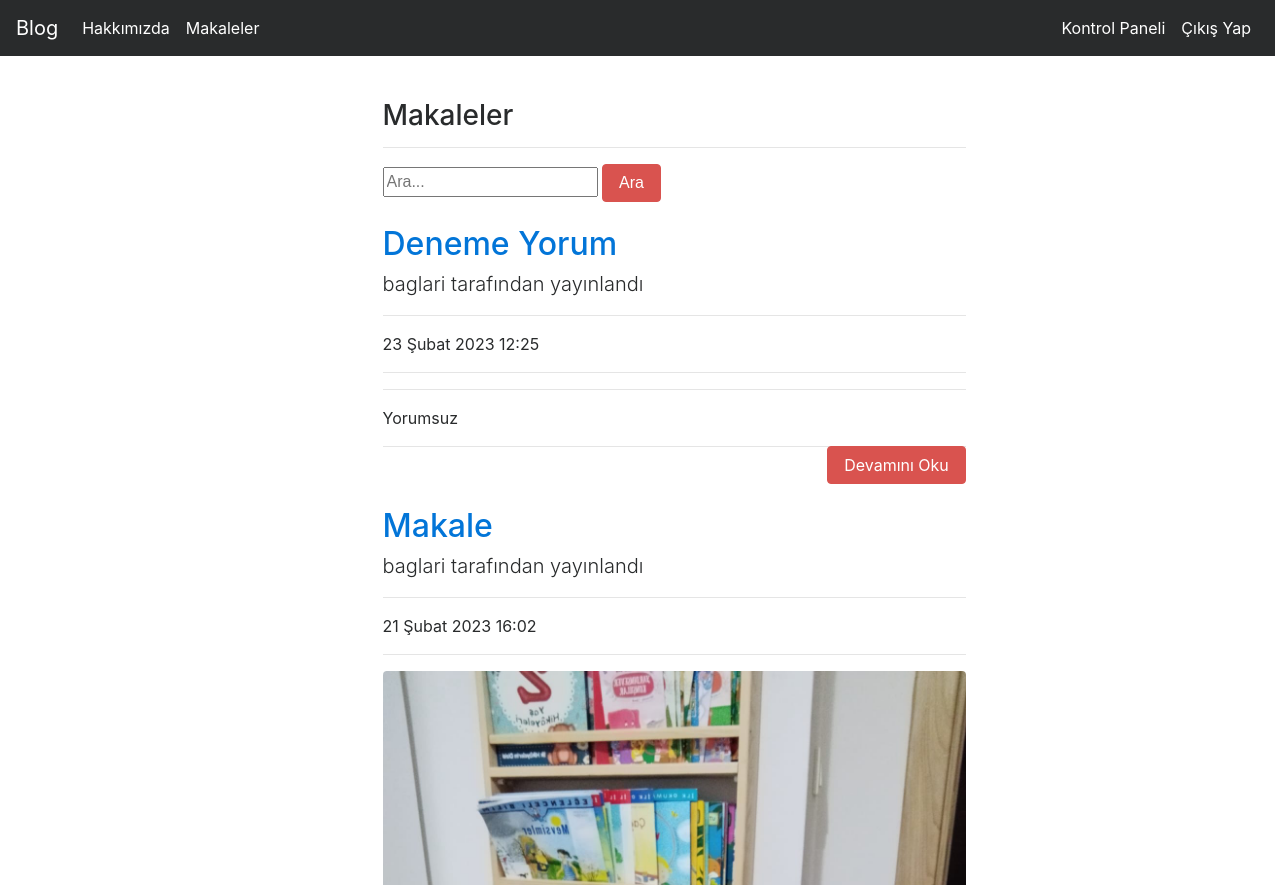
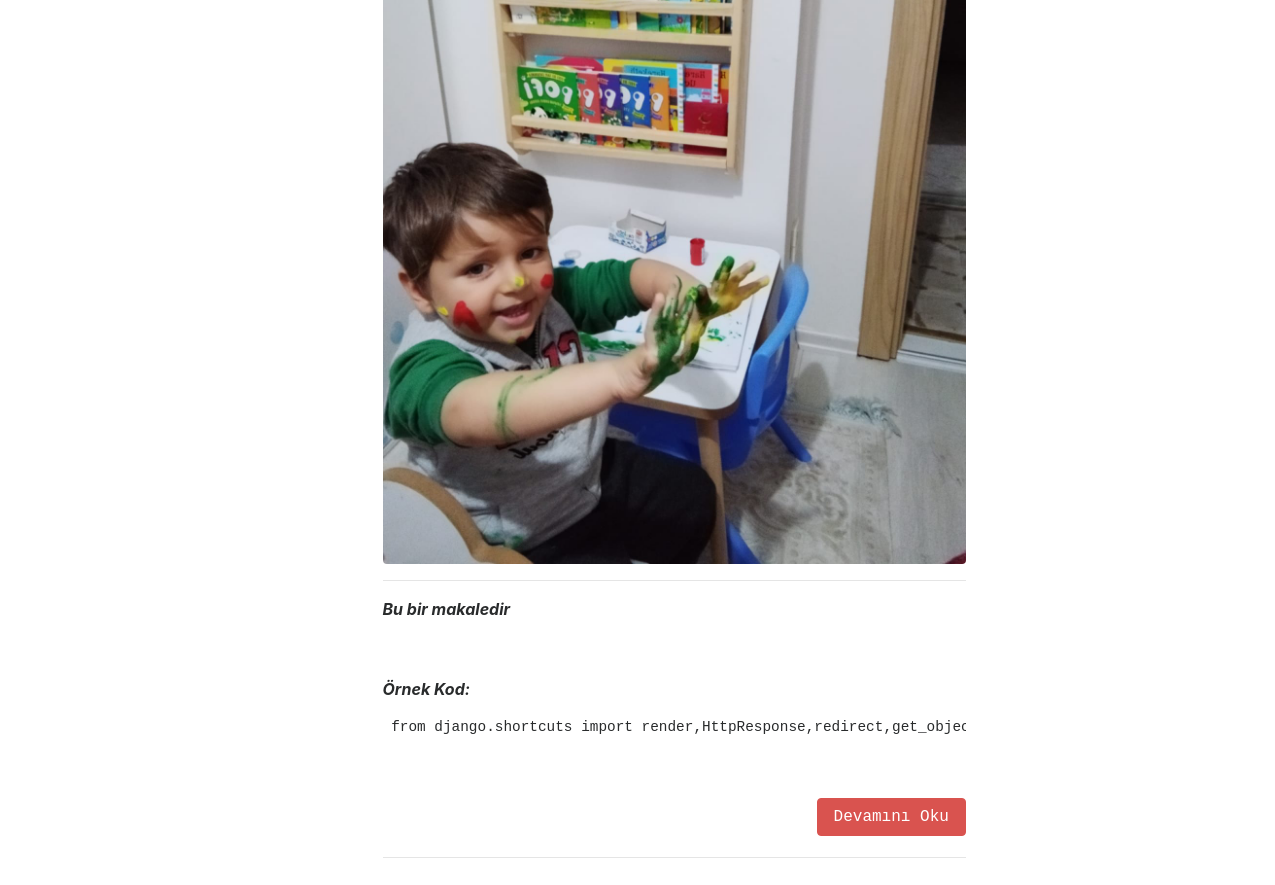
/articles/ (signed in), run on the app's committed database (2 pictures, top to bottom).
### article/models.py (models this page shows, shortened)
class Article(models.Model):
    author = models.ForeignKey("auth.User",on_delete=models.CASCADE,verbose_name="Yazar")
    title = models.CharField(max_length=50,verbose_name="Başlık")
    content = RichTextField()
    created_date = models.DateTimeField(auto_now_add=True,verbose_name="Oluşturulma Tarihi")
    article_image = models.FileField(blank=True, null=True, verbose_name="Makaleye Fotoğraf Ekleyin")
    class Meta:
        ordering = ['-created_date']

### article/views.py (the view)
# urls.py: path('',views.articles,name = "articles"),
def articles(request):
    keyword = request.GET.get("keyword")
    if keyword:
        articles = Article.objects.filter(title__contains = keyword)
        return render(request,"articles.html",{"articles":articles})
    articles = Article.objects.all()
    return render(request,"articles.html",{"articles":articles})

### templates/articles.html (shortened to what this page needs)
{% extends "layout.html" %}
{% block body %}
<div class="row">
  <div class="col-md-10 offset-md-3">
    <div class="col-lg-8">
    <h3>Makaleler</h3>
    <hr>
    </div>
  </div>
</div>
<div class="row">
  <div class="col-md-10 offset-md-3">
    <div class="col-lg-8">
    <form>
        <input type="text" name = "keyword" class="input-sm" maxlength="64" placeholder="Ara...">
        <button type="submit" class ="btn btn-danger">Ara</button>
    </form>
    </div>
  </div>
</div>
{% if articles %}
{% for article in articles  %}
    <div class="row">
    <div class="col-md-10 offset-md-3">
    <div class="col-lg-8">
      <a href = "{% url 'article:detail' article.id %}"><h2 class="mt-4">{{article.title}}</h2></a>
      <p class="lead">
        {{article.author.username}} tarafından yayınlandı
      </p>
      <hr>
      <p>{{article.created_date}}</p>
      <hr>
      {% if article.article_image %}
        <a href = "/articles/article/{{article.id}}"><img class="img-fluid rounded" src="{{article.article_image.url}}" alt=""></a>
      {% endif %}
      <hr>
      <p class="lead">
        {{article.content|safe|truncatewords:50}}
      </p>
      <a style = "float : right;" href = "/articles/article/{{article.id}}" class ="btn btn-danger">Devamını Oku</a>
      <hr>
    </div>
    </div>
    </div>
{% endfor %}
{% endif %}
{% endblock body %}

### templates/layout.html (shortened to what this page needs)
<!DOCTYPE html>
{%load static%}
<html lang="en">
<head>
    <link rel="stylesheet" href="{% static 'css/bootstrap.min.css' %}">
</head>
<body>
        {% include "includes/navbar.html" %}
        <div style = "margin-top : 100px; margin-bottom : 100px" class  = "container">
            {% block body %}
            {% endblock body %}
        </div>
</body>
</html>

### templates/includes/navbar.html (shortened to what this page needs)
<nav class="navbar navbar-toggleable-md navbar-inverse fixed-top bg-inverse">
    <a class="navbar-brand" href="{% url 'index' %}">Blog</a>
    <div class="collapse navbar-collapse" id="navbarCollapse">
      <ul class="navbar-nav mr-auto">
        <li class="nav-item active">
          <a class="nav-link" href="{% url 'about' %}">Hakkımızda</a>
        </li>
        <li class="nav-item active">
            <a class="nav-link" href="{% url 'article:articles' %}">Makaleler</a>
        </li>
      </ul>
      <ul class="navbar-nav ml-auto">
      {% if request.user.is_authenticated %}
        <li class="nav-item active">
            <a class="nav-link" href="{% url 'article:dashboard' %}">Kontrol Paneli</a>
        </li>
        <li class="nav-item active">
            <a class="nav-link" href="{% url 'user:logout' %}">Çıkış Yap</a>
        </li>
      {% endif %}
      </ul>
    </div>
  </nav>

### data on the page
Article: title "Deneme Yorum", author.username "baglari", created_date "23 Şubat 2023 12:25", content "Yorumsuz"
Article: title "Makale", author.username "baglari", created_date "21 Şubat 2023 16:02", article_image (picture), content "Bu bir makaledir Örnek Kod: from django.shortcuts import…"
